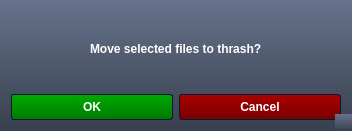
<?xml version="1.0" encoding="UTF-8"?>
<ui version="4.0">
 <class>delete_files_dialog</class>
 <widget class="QDialog" name="delete_files_dialog">
  <property name="geometry">
   <rect>
    <x>0</x>
    <y>0</y>
    <width>352</width>
    <height>131</height>
   </rect>
  </property>
  <property name="sizePolicy">
   <sizepolicy hsizetype="Fixed" vsizetype="Preferred">
    <horstretch>0</horstretch>
    <verstretch>0</verstretch>
   </sizepolicy>
  </property>
  <property name="minimumSize">
   <size>
    <width>352</width>
    <height>131</height>
   </size>
  </property>
  <property name="maximumSize">
   <size>
    <width>352</width>
    <height>131</height>
   </size>
  </property>
  <property name="windowTitle">
   <string>Dialog</string>
  </property>
  <property name="styleSheet">
   <string notr="true">/*Copyright (c) DevSec Studio. All rights reserved.

MIT License

Permission is hereby granted, free of charge, to any person obtaining a copy
of this software and associated documentation files (the &quot;Software&quot;), to deal
in the Software without restriction, including without limitation the rights
to use, copy, modify, merge, publish, distribute, sublicense, and/or sell
copies of the Software, and to permit persons to whom the Software is
furnished to do so, subject to the following conditions:

The above copyright notice and this permission notice shall be included in all
copies or substantial portions of the Software.

THE SOFTWARE IS PROVIDED *AS IS*, WITHOUT WARRANTY OF ANY KIND, EXPRESS OR
IMPLIED, INCLUDING BUT NOT LIMITED TO THE WARRANTIES OF MERCHANTABILITY,
FITNESS FOR A PARTICULAR PURPOSE AND NONINFRINGEMENT. IN NO EVENT SHALL THE
AUTHORS OR COPYRIGHT HOLDERS BE LIABLE FOR ANY CLAIM, DAMAGES OR OTHER
LIABILITY, WHETHER IN AN ACTION OF CONTRACT, TORT OR OTHERWISE, ARISING FROM,
OUT OF OR IN CONNECTION WITH THE SOFTWARE OR THE USE OR OTHER DEALINGS IN THE
SOFTWARE.
*/

/*-----QWidget-----*/
QWidget
{
	background-color: qlineargradient(spread:repeat, x1:1, y1:0, x2:1, y2:1, stop:0 rgba(102, 115, 140, 255),stop:1 rgba(56, 63, 77, 255));
	color: #ffffff;
	border-color: #051a39;

}


/*-----QLabel-----*/
QLabel
{
	background-color: transparent;
	color: #ffffff;
	font-weight: bold;

}


QLabel::disabled
{
	background-color: transparent;
	color: #898988;

}


/*-----QMenuBar-----*/
QMenuBar
{
	background-color: #484c58;
	color: #ffffff;
	border-color: #051a39;
	font-weight: bold;

}


QMenuBar::disabled
{
	background-color: #404040;
	color: #898988;
	border-color: #051a39;

}


QMenuBar::item
{
    background-color: transparent;

}


QMenuBar::item:selected
{
    background-color: #c4c5c3;
	color: #000000;
    border: 1px solid #000000;

}


QMenuBar::item:pressed
{
    background-color: #979796;
    border: 1px solid #000;
    margin-bottom: -1px;
    padding-bottom: 1px;

}


/*-----QMenu-----*/
QMenu
{
    background-color: #c4c5c3;
    border: 1px solid;
    color: #000000;
	font-weight: bold;

}


QMenu::separator
{
    height: 1px;
    background-color: #363942;
    color: #ffffff;
    padding-left: 4px;
    margin-left: 10px;
    margin-right: 5px;

}


QMenu::item
{
    min-width : 150px;
    padding: 3px 20px 3px 20px;

}


QMenu::item:selected
{
    background-color: #363942;
    color: #ffffff;

}


QMenu::item:disabled
{
    color: #898988;
}


/*-----QToolTip-----*/
QToolTip
{
	background-color: #bbbcba;
	color: #000000;
	border-color: #051a39;
	border : 1px solid #000000;
	border-radius: 2px;

}


/*-----QPushButton-----*/
QPushButton
{
	background-color: qlineargradient(spread:repeat, x1:0.486, y1:0, x2:0.505, y2:1, stop:0.00480769 rgba(170, 0, 0, 255),stop:1 rgba(122, 0, 0, 255));
	color: #ffffff;
	font-weight: bold;
	border-style: solid;
	border-width: 1px;
	border-radius: 3px;
	border-color: #051a39;
	padding: 5px;

}


QPushButton::disabled
{
	background-color: #404040;
	color: #656565;
	border-color: #051a39;

}


QPushButton::hover
{
	background-color: #9c0000;
	color: #ffffff;
	border-style: solid;
	border-width: 1px;
	border-radius: 3px;
	border-color: #051a39;
	padding: 5px;

}


QPushButton::pressed
{
	background-color: #880000;
	color: #ffffff;
	border-style: solid;
	border-width: 2px;
	border-radius: 3px;
	border-color: #000000;
	padding: 5px;

}


/*-----QToolButton-----*/
QToolButton 
{
	background-color: qlineargradient(spread:repeat, x1:1, y1:0, x2:1, y2:1, stop:0 rgba(177, 181, 193, 255),stop:1 rgba(159, 163, 174, 255));
	color: #ffffff;
	font-weight: bold;
	border-style: solid;
	border-width: 1px;
	border-radius: 3px;
	border-color: #051a39;
	padding: 5px;

}


QToolButton::disabled
{
	background-color: #404040;
	color: #656565;
	border-color: #051a39;

}


QToolButton::hover
{
	background-color: #9fa3ae;
	color: #ffffff;
	border-style: solid;
	border-width: 1px;
	border-radius: 3px;
	border-color: #051a39;
	padding: 5px;

}


QToolButton::pressed
{
	background-color: #7b7e86;
	color: #ffffff;
	border-style: solid;
	border-width: 2px;
	border-radius: 3px;
	border-color: #000000;
	padding: 5px;

}


/*-----QComboBox-----*/
QComboBox
{
    background-color: qlineargradient(spread:repeat, x1:1, y1:0, x2:1, y2:1, stop:0 rgba(118, 118, 118, 255),stop:1 rgba(70, 70, 70, 255));
    border: 1px solid #333333;
    border-radius: 3px;
    padding-left: 6px;
    color: lightgray;
	font-weight: bold;
    height: 20px;

}


QComboBox::disabled
{
	background-color: #404040;
	color: #656565;
	border-color: #051a39;

}


QComboBox:hover
{
    background-color: #646464;

}


QComboBox:on
{
    background-color: #979796;
	color: #000000;

}


QComboBox QAbstractItemView
{
    background-color: #c4c5c3;
    color: #000000;
    border: 1px solid black;
    selection-background-color: #363942;
    selection-color: #ffffff;
    outline: 0;

}


QComboBox::drop-down
{
    subcontrol-origin: padding;
    subcontrol-position: top right;
    width: 15px;
    border-left-width: 1px;
    border-left-color: darkgray;
    border-left-style: solid; 
    border-top-right-radius: 3px; 
    border-bottom-right-radius: 3px;

}


QComboBox::down-arrow
{
    image: url(://arrow-down.png);
    width: 8px;
    height: 8px;
}






/*-----QLineEdit-----*/
QLineEdit
{
	background-color: #000000;
	color: #00ff00;
	font-weight: bold;
    border: 1px solid #333333;
	padding: 4px;

}


QLineEdit:hover
{
    border: 1px solid #00ff00;

}


QLineEdit::disabled
{
	background-color: #404040;
	color: #656565;
	border-width: 1px;
	border-color: #051a39;
	padding: 2px;

}


/*-----QTextEdit-----*/
QTextEdit
{
	background-color: #808080;
	color: #fff;
	border: 1px groove #333333;

}


QTextEdit::disabled
{
	background-color: #404040;
	color: #656565;
	border-color: #051a39;

}


/*-----QGroupBox-----*/
QGroupBox 
{
    border: 1px groove #333333;
	border-radius: 2px;
    margin-top: 20px;

}


QGroupBox 
{
	background-color: qlineargradient(spread:repeat, x1:0.486, y1:0, x2:0.505, y2:1, stop:0.00480769 rgba(170, 169, 169, 255),stop:1 rgba(122, 122, 122, 255));
	font-weight: bold;

}


QGroupBox::title  
{
    background-color: qlineargradient(spread:repeat, x1:1, y1:0, x2:1, y2:1, stop:0 rgba(71, 75, 87, 255),stop:1 rgba(35, 37, 43, 255));
    color: #ffffff;
    border: 2px groove #333333;
    subcontrol-origin: margin;
    subcontrol-position: top left;
    padding: 2px;

}


QGroupBox::title::disabled
{
	background-color: #404040;
	color: #656565;
    subcontrol-origin: margin;
    subcontrol-position: top left;
    padding: 5px;
	border-top-left-radius: 3px;
	border-top-right-radius: 3px;

}


/*-----QCheckBox-----*/
QCheckBox{
	background-color: transparent;
	font-weight: bold;
	color: #fff;

}


QCheckBox::indicator
{
    color: #b1b1b1;
    background-color: #323232;
    border: 2px solid #222222;
    width: 12px;
    height: 12px;

}


QCheckBox::indicator:checked
{
    image:url(://checkbox.png);
    border: 2px solid #00ff00;

}


QCheckBox::indicator:unchecked:hover
{
    border: 2px solid #00ff00;

}


QCheckBox::disabled
{
	color: #656565;

}


QCheckBox::indicator:disabled
{
	background-color: #656565;
	color: #656565;
    border: 1px solid #656565;

}


/*-----QRadioButton-----*/
QRadioButton{
	background-color: transparent;
	font-weight: bold;
	color: #fff;

}


QRadioButton::indicator::unchecked
{ 
	border: 2px inset #222222; 
	border-radius: 6px; 
	background-color:  #323232;
	width: 9px; 
	height: 9px; 

}


QRadioButton::indicator::unchecked:hover
{ 
	border: 2px solid #00ff00; 
	border-radius: 5px; 
	background-color:  #323232;
	width: 9px; 
	height: 9px; 

}


QRadioButton::indicator::checked
{ 
	border: 2px inset #222222; 
	border-radius: 5px; 
	background-color: #00ff00; 
	width: 9px; 
	height: 9px; 

}


QRadioButton::disabled
{
	color: #656565;

}


QRadioButton::indicator:disabled
{
	background-color: #656565;
	color: #656565;
    border: 2px solid #656565;

}


/*-----QTableView &amp; QTableWidget-----*/
QTableView
{
    background-color: #808080;
    border: 1px groove #333333;
    color: #f0f0f0;
	font-weight: bold;
    gridline-color: #333333;
    outline : 0;

}


QTableView::disabled
{
    background-color: #242526;
    border: 1px solid #32414B;
    color: #656565;
    gridline-color: #656565;
    outline : 0;

}


QTableView::item:hover 
{
    background-color: #484c58;
    color: #f0f0f0;

}


QTableView::item:selected 
{
    background-color: #484c58;
    border: 2px groove #00ff00;
    color: #F0F0F0;

}


QTableView::item:selected:disabled
{
    background-color: #1a1b1c;
    border: 2px solid #525251;
    color: #656565;

}


QTableCornerButton::section
{
    background-color: #282830;

}


QHeaderView::section
{
    background-color: #282830;
    color: #fff;
	font-weight: bold;
    text-align: left;
	padding: 4px;
	
}


QHeaderView::section:disabled
{
    background-color: #525251;
    color: #656565;

}


QHeaderView::section:checked
{
    background-color: #00ff00;

}


QHeaderView::section:checked:disabled
{
    color: #656565;
    background-color: #525251;

}


QHeaderView::section::vertical::first,
QHeaderView::section::vertical::only-one
{
    border-top: 0px;

}


QHeaderView::section::vertical
{
    border-top: 0px;

}


QHeaderView::section::horizontal::first,
QHeaderView::section::horizontal::only-one
{
    border-left: 0px;

}


QHeaderView::section::horizontal
{
    border-left: 0px;

}


/*-----QTabWidget-----*/
QTabBar::tab
{
	background-color: transparent;
	color: #ffffff;
	font-weight: bold;
	width: 80px;
	height: 9px;
	
}


QTabBar::tab:disabled
{
	background-color: #656565;
	color: #656565;

}


QTabWidget::pane 
{
	background-color: transparent;
	color: #ffffff;
	border: 1px groove #333333;

}


QTabBar::tab:selected
{
    background-color: #484c58;
	color: #ffffff;
	border: 1px groove #333333;
	border-bottom: 0px;

}


QTabBar::tab:selected:disabled
{
	background-color: #404040;
	color: #656565;

}


QTabBar::tab:!selected 
{
    background-color: #a3a7b2;

}


QTabBar::tab:!selected:hover 
{
    background-color: #484c58;

}


QTabBar::tab:top:!selected 
{
    margin-top: 1px;

}


QTabBar::tab:bottom:!selected 
{
    margin-bottom: 3px;

}


QTabBar::tab:top, QTabBar::tab:bottom 
{
    min-width: 8ex;
    margin-right: -1px;
    padding: 5px 10px 5px 10px;

}


QTabBar::tab:top:selected 
{
    border-bottom-color: none;

}


QTabBar::tab:bottom:selected 
{
    border-top-color: none;

}


QTabBar::tab:top:last, QTabBar::tab:bottom:last,
QTabBar::tab:top:only-one, QTabBar::tab:bottom:only-one 
{
    margin-right: 0;

}


QTabBar::tab:left:!selected 
{
    margin-right: 2px;

}


QTabBar::tab:right:!selected
{
    margin-left: 2px;

}


QTabBar::tab:left, QTabBar::tab:right 
{
    min-height: 15ex;
    margin-bottom: -1px;
    padding: 10px 5px 10px 5px;

}


QTabBar::tab:left:selected 
{
    border-left-color: none;

}


QTabBar::tab:right:selected 
{
    border-right-color: none;

}


QTabBar::tab:left:last, QTabBar::tab:right:last,
QTabBar::tab:left:only-one, QTabBar::tab:right:only-one 
{
    margin-bottom: 0;

}


/*-----QSlider-----*/
QSlider{
	background-color: transparent;

}


QSlider::groove:horizontal 
{
	background-color: transparent;
	height: 6px;

}


QSlider::sub-page:horizontal 
{
	background-color: qlineargradient(spread:reflect, x1:1, y1:0, x2:1, y2:1, stop:0.00480769 rgba(201, 201, 201, 255),stop:1 rgba(72, 72, 72, 255));
	border: 1px solid #000;

}


QSlider::add-page:horizontal 
{
	background-color: #404040;
	border: 1px solid #000; 

}


QSlider::handle:horizontal 
{
	background-color: qlineargradient(spread:reflect, x1:1, y1:0, x2:1, y2:1, stop:0.00480769 rgba(201, 201, 201, 255),stop:1 rgba(72, 72, 72, 255));
	border: 1px solid #000; 
	width: 12px;
	margin-top: -6px;
	margin-bottom: -6px;

}


QSlider::handle:horizontal:hover 
{
	background-color: #808080;

}


QSlider::sub-page:horizontal:disabled 
{
	background-color: #bbb;
	border-color: #999;

}


QSlider::add-page:horizontal:disabled 
{
	background-color: #eee;
	border-color: #999;

}


QSlider::handle:horizontal:disabled 
{
	background-color: #eee;
	border: 1px solid #aaa;

}


QSlider::groove:vertical 
{
	background-color: transparent;
	width: 6px;

}


QSlider::sub-page:vertical 
{
	background-color: qlineargradient(spread:reflect, x1:0, y1:0.483, x2:1, y2:0.517, stop:0.00480769 rgba(201, 201, 201, 255),stop:1 rgba(72, 72, 72, 255));
	border: 1px solid #000;

}


QSlider::add-page:vertical 
{
	background-color: #404040;
	border: 1px solid #000;

}


QSlider::handle:vertical 
{
	background-color: qlineargradient(spread:reflect, x1:0, y1:0.483, x2:1, y2:0.517, stop:0.00480769 rgba(201, 201, 201, 255),stop:1 rgba(72, 72, 72, 255));
	border: 1px solid #000;
	height: 12px;
	margin-left: -6px;
	margin-right: -6px;

}


QSlider::handle:vertical:hover 
{
	background-color: #808080;

}


QSlider::sub-page:vertical:disabled 
{
	background-color: #bbb;
	border-color: #999;

}


QSlider::add-page:vertical:disabled 
{
	background-color: #eee;
	border-color: #999;

}


QSlider::handle:vertical:disabled 
{
	background-color: #eee;
	border: 1px solid #aaa;
	border-radius: 3px;

}


/*-----QDial-----*/
QDial
{
	background-color: #600000;

}


QDial::disabled
{
	background-color: #404040;

}


/*-----QScrollBar-----*/
QScrollBar:horizontal
{
    border: 1px solid #222222;
    background-color: #63676d;
    height: 18px;
    margin: 0px 18px 0 18px;

}


QScrollBar::handle:horizontal
{
    background-color: #a6acb3;
	border: 1px solid #656565;
	border-radius: 2px;
    min-height: 20px;

}


QScrollBar::add-line:horizontal
{
    border: 1px solid #1b1b19;
    background-color: #a6acb3;
    width: 18px;
    subcontrol-position: right;
    subcontrol-origin: margin;

}


QScrollBar::sub-line:horizontal
{
    border: 1px solid #1b1b19;
    background-color: #a6acb3;
    width: 18px;
    subcontrol-position: left;
    subcontrol-origin: margin;

}


QScrollBar::right-arrow:horizontal
{
    image: url(://arrow-right.png);
    width: 8px;
    height: 8px;

}


QScrollBar::left-arrow:horizontal
{
    image: url(://arrow-left.png);
    width: 8px;
    height: 8px;

}


QScrollBar::add-page:horizontal, QScrollBar::sub-page:horizontal
{
    background: none;

}


QScrollBar:vertical
{
    background-color: #63676d;
    width: 18px;
    margin: 18px 0 18px 0;
    border: 1px solid #222222;

}


QScrollBar::handle:vertical
{
    background-color: #a6acb3;
	border: 1px solid #656565;
	border-radius: 2px;
    min-height: 20px;

}


QScrollBar::add-line:vertical
{
    border: 1px solid #1b1b19;
    background-color: #a6acb3;
    height: 18px;
    subcontrol-position: bottom;
    subcontrol-origin: margin;

}


QScrollBar::sub-line:vertical
{
    border: 1px solid #1b1b19;
    background-color: #a6acb3;
    height: 18px;
    subcontrol-position: top;
    subcontrol-origin: margin;

}


QScrollBar::up-arrow:vertical
{
    image: url(://arrow-up.png);
    width: 8px;
    height: 8px;

}


QScrollBar::down-arrow:vertical
{
    image: url(://arrow-down.png);
    width: 8px;
    height: 8px;

}


QScrollBar::add-page:vertical, QScrollBar::sub-page:vertical
{
    background: none;

}


/*-----QProgressBar-----*/
QProgressBar
{
	background-color: #000;
	color: #00ff00;
	font-weight: bold;
	border: 0px groove #000;
	border-radius: 10px;
	text-align: center;

}


QProgressBar:disabled
{
	background-color: #404040;
	color: #656565;
	border-color: #051a39;
	border: 1px solid #000;
	border-radius: 10px;
	text-align: center;

}


QProgressBar::chunk {
	background-color: #ffaf02;
	border: 0px;
	border-radius: 10px;
	color: #000;

}


QProgressBar::chunk:disabled {
	background-color: #333;
	border: 0px;
	border-radius: 10px;
	color: #656565;
}


/*-----QStatusBar-----*/
QStatusBar
{
	background-color: qlineargradient(spread:repeat, x1:1, y1:0, x2:1, y2:1, stop:0 rgba(102, 115, 140, 255),stop:1 rgba(56, 63, 77, 255));
	color: #ffffff;
	border-color: #051a39;
	font-weight: bold;

}


</string>
  </property>
  <property name="sizeGripEnabled">
   <bool>true</bool>
  </property>
  <layout class="QGridLayout" name="gridLayout">
   <item row="0" column="0" colspan="2" alignment="Qt::AlignHCenter|Qt::AlignVCenter">
    <widget class="QLabel" name="delete_files_dialog_label">
     <property name="autoFillBackground">
      <bool>false</bool>
     </property>
     <property name="text">
      <string>Move selected files to thrash?</string>
     </property>
    </widget>
   </item>
   <item row="1" column="0">
    <widget class="QPushButton" name="delete_files_ok_button">
     <property name="styleSheet">
      <string notr="true">QPushButton
{
	background-color: qlineargradient(spread:repeat, x1:0.486, y1:0, x2:0.505, y2:1, stop:0.00480769 rgba(0, 170, 0, 255),stop:1 rgba(0, 122, 0, 255));
	color: #ffffff;
	font-weight: bold;
	border-style: solid;
	border-width: 1px;
	border-radius: 3px;
	border-color: #051a39;
	padding: 5px;

}


QPushButton::disabled
{
	background-color: #404040;
	color: #656565;
	border-color: #051a39;

}


QPushButton::hover
{
	background-color: #009c00;
	color: #ffffff;
	border-style: solid;
	border-width: 1px;
	border-radius: 3px;
	border-color: #051a39;
	padding: 5px;

}


QPushButton::pressed
{
	background-color: #008800;
	color: #ffffff;
	border-style: solid;
	border-width: 2px;
	border-radius: 3px;
	border-color: #000000;
	padding: 5px;

}
QPushButton
{
	background-color: qlineargradient(spread:repeat, x1:0.486, y1:0, x2:0.505, y2:1, stop:0.00480769 rgba(0, 170, 0, 255),stop:1 rgba(0, 122, 0, 255));
	color: #ffffff;
	font-weight: bold;
	border-style: solid;
	border-width: 1px;
	border-radius: 3px;
	border-color: #051a39;
	padding: 5px;

}


QPushButton::disabled
{
	background-color: #404040;
	color: #656565;
	border-color: #051a39;

}


QPushButton::hover
{
	background-color: #009c00;
	color: #ffffff;
	border-style: solid;
	border-width: 1px;
	border-radius: 3px;
	border-color: #051a39;
	padding: 5px;

}


QPushButton::pressed
{
	background-color: #008800;
	color: #ffffff;
	border-style: solid;
	border-width: 2px;
	border-radius: 3px;
	border-color: #000000;
	padding: 5px;

}
</string>
     </property>
     <property name="text">
      <string>OK</string>
     </property>
    </widget>
   </item>
   <item row="1" column="1">
    <widget class="QPushButton" name="delete_files_cancel_button">
     <property name="text">
      <string>Cancel</string>
     </property>
    </widget>
   </item>
  </layout>
 </widget>
 <resources/>
 <connections/>
</ui>
